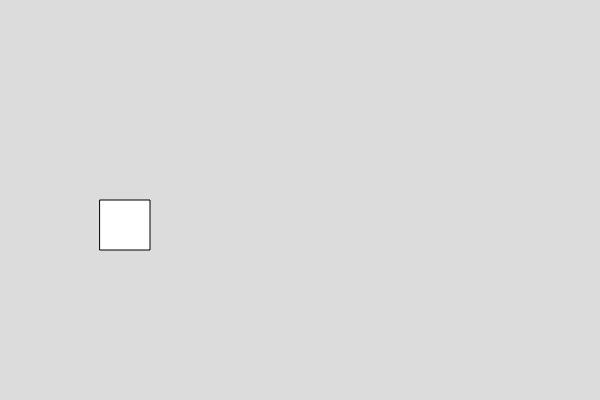
Frame 1 (no input)
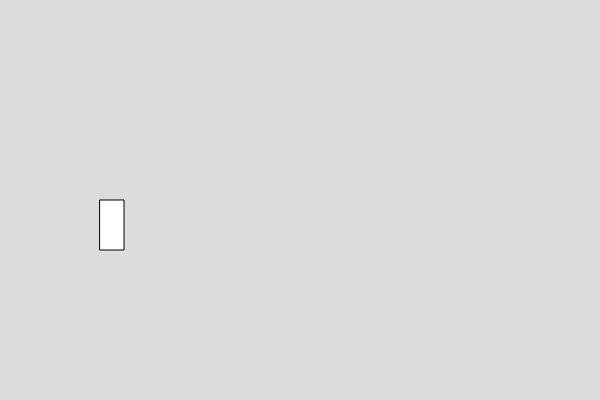
Frame 60 (no input)
Frame 120 (the mouse pressed at the canvas centre since frame 60): identical to frame 60, image omitted

The p5.js sketch that drew these frames (run headless with seeded random() and noise() and a simulated clock; from frame 60 on, the mouse is pressed at the canvas centre):

// p5.js sketch
// ── sketch.js

var box1;

function setup() {
  createCanvas(600, 400);
  box1 = new Box()
}

function draw() {
  background(220);
  box1.show()
  box1.setWidth(24)
}


// ── box.js
class Box {
  constructor() {
    this.x = 100;
    this.y = 200
    this.w = 50;
    this.h = 50;
  }

  show() {
    rect(this.x, this.y, this.w, this.h)
  }

  //write function to set the width of the box
  setWidth(l) {
    this.w = l
  }
}
